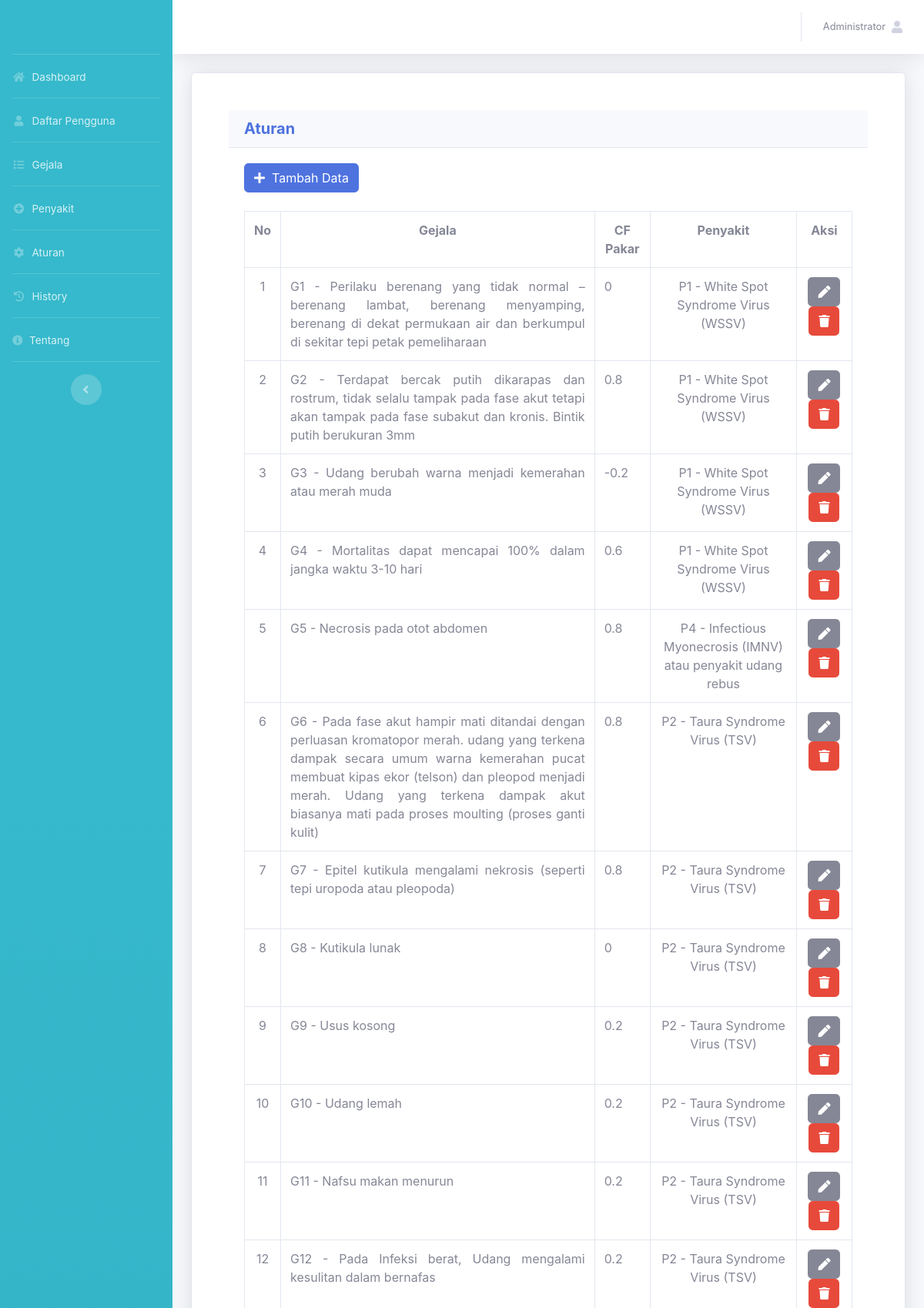
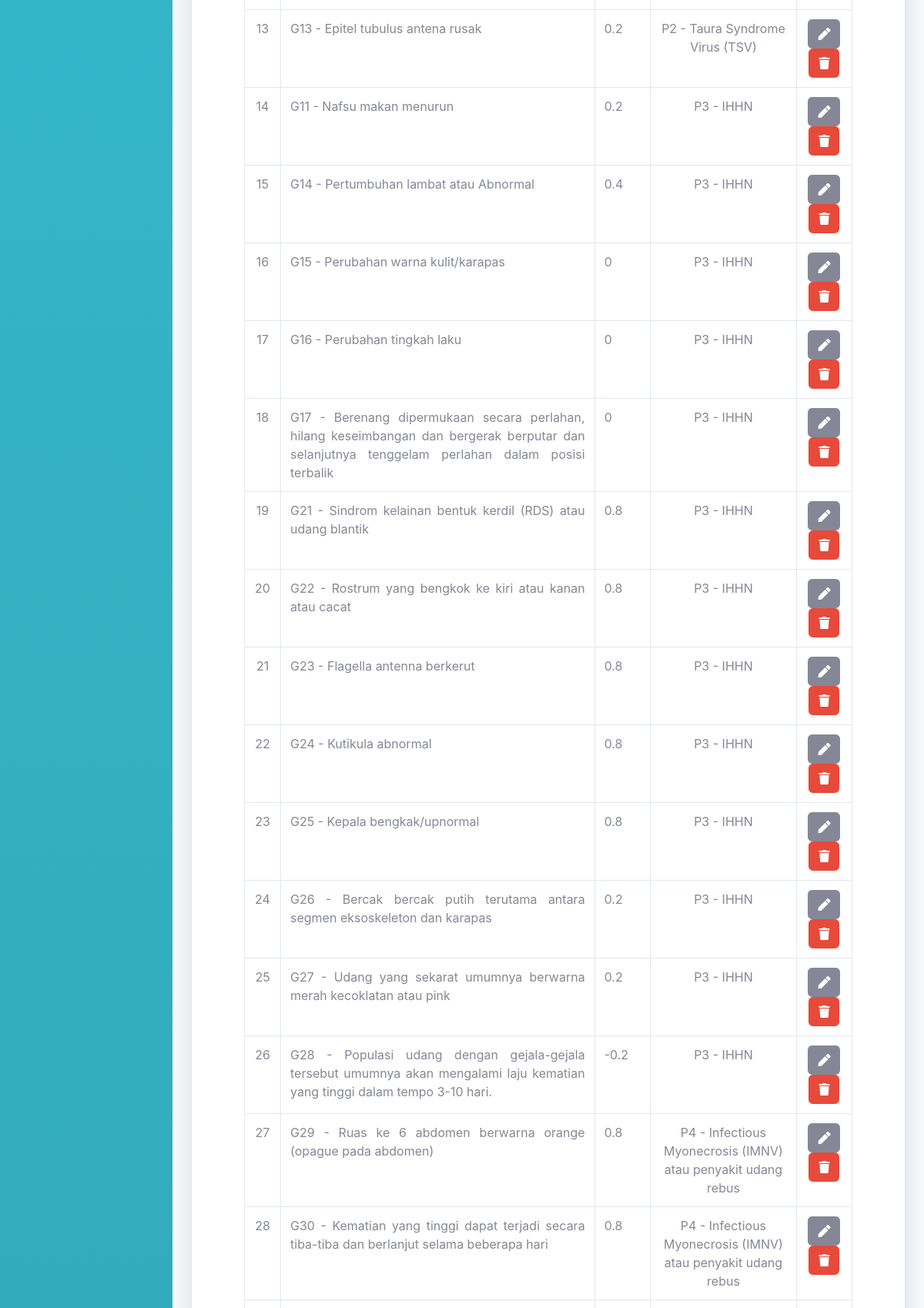
/admin/aturan.php (signed in, upper part), run on the app's committed database (2 pictures, top to bottom).
### tables this page shows
CREATE TABLE `tb_akun` (
  `id_akun` int(11) NOT NULL,
  `nama_lengkap` varchar(50) NOT NULL,
  `username` varchar(50) NOT NULL,
  `password` varchar(50) NOT NULL,
  `level` varchar(30) NOT NULL
);

CREATE TABLE `tb_aturan` (
  `id_aturan` int(11) NOT NULL,
  `id_gejala` int(11) NOT NULL,
  `id_penyakit` int(11) NOT NULL,
  `nilai_gejala` double NOT NULL
);

CREATE TABLE `tb_gejala` (
  `id_gejala` int(11) NOT NULL,
  `nama_gejala` text NOT NULL
);

CREATE TABLE `tb_penyakit` (
  `id_penyakit` int(11) NOT NULL,
  `nama_penyakit` text NOT NULL,
  `keterangan` text NOT NULL,
  `pengendalian` text NOT NULL,
  `gambar` text NOT NULL
);

### admin/aturan.php (the view, shortened to what this page needs)
<?php
include '../assets/conn/config.php';
include 'header.php';
?>
<div class="container">
	<div class="card shadow p-5 mb-5">
		<div class = "card-header">
            <h5 class= "m-0 font-weight-bold text-primary">Aturan</h5>
        </div>
        <div class="card-body">
            <a href="tambah_aturan.php" class="btn btn-primary"><span class="fa fa-plus">
                </span>&nbsp; Tambah Data</a>
                <br>
                <br>
                <div class="table-responsive">
                    <table class="table table-bordered">
                        <tr>
                            <th class="text-center">No</th>
                            <th class="text-center">Gejala</th>
                            <th class="text-center">CF Pakar</th>
                            <th class="text-center">Penyakit</th>
                            <th class="text-center">Aksi</th>
                        </tr>
                        <?php
                        $aturan = mysqli_query($conn, "SELECT * FROM tb_aturan a, tb_gejala g, tb_penyakit p WHERE a.id_gejala=g.id_gejala AND a.id_penyakit=p.id_penyakit ORDER BY a.id_aturan");
                        $no=1;
                        while($a = mysqli_fetch_array($aturan)){ ?>
                        <tr>
                            <td class="text-center"><?= $no++ ?></td>
                            <td class="text-justify">G<?= $a['id_gejala']?> - <?= $a['nama_gejala']?></td>
                            <td class="text-justify"><?= $a['nilai_gejala']?></td>
                            <td class="text-center">P<?= $a['id_penyakit'] ?> - <?= $a['nama_penyakit']?></td>
                            <td class="text-center">
                                <a href="edit_aturan.php?id_aturan=<?= $a['id_aturan'] ?>"
                                class="btn btn-secondary"><span class="fa fa-pen"></span></a>
                                <a href="aturan.php?id_aturan=<?= $a['id_aturan'] ?>&aksi=hapus" class="btn btn-danger" onclick="return confirm('Apakah Anda yakin ingin menghapus data ini?');"><span class="fa fa-trash"></span></a>
                            </td>
                        </tr>
                        <?php }?>
                    </table>
                </div>
        </div>
    </div>
</div>

### admin/header.php (shortened to what this page needs)
<?php
include '../assets/conn/config.php';
?>
<!DOCTYPE html>
<html lang="en">
<head>
  <link href="../assets/vendor/fontawesome-free/css/all.min.css" rel="stylesheet" type="text/css">
  <link href="../assets/css/sb-admin-2.min.css" rel="stylesheet">
  <link href="../assets/vendor/datatables/dataTables.bootstrap4.min.css" rel="stylesheet">
</head>
<body id="page-top">
 <div id="wrapper">
  <ul class="navbar-nav bg-gradient-info sidebar sidebar-dark accordion" id="accordionSidebar">
    <a class="sidebar-brand d-flex align-items-center justify-content-center" href="index">
    </a>
    <hr class="sidebar-divider my-0">
    <li class="nav-item">
      <a class="nav-link" href="index.php">
        <i class="fas fa-fw fa-home"></i>
        <span>Dashboard</span></a>
      </li>
      <hr class="sidebar-divider my-0">
      <li class="nav-item">
        <a class="nav-link" href="daftar_pengguna.php">
          <i class="fas fa-fw fa-user"></i>
          <span>Daftar Pengguna</span></a>
      </li>
      <hr class="sidebar-divider my-0">
      <li class="nav-item">
        <a class="nav-link" href="gejala.php">
          <i class="fas fa-fw fa-list"></i>
          <span>Gejala</span></a>
      </li>
      <hr class="sidebar-divider my-0">
      <li class="nav-item">
        <a class="nav-link" href="penyakit.php">
          <i class="fas fa-fw fa-plus-circle"></i>
          <span>Penyakit</span></a>
      </li>
      <hr class="sidebar-divider my-0">
      <li class="nav-item">
        <a class="nav-link" href="aturan.php">
          <i class="fas fa-fw fa-cog"></i>
          <span>Aturan</span></a>
      </li>
      <hr class="sidebar-divider my-0">
      <li class="nav-item">
        <a class="nav-link" href="history.php">
          <i class="fas fa-fw fa-history"></i>
          <span>History</span></a>
      </li>
      <hr class="sidebar-divider my-0">
      <li class="nav-item">
        <a class="nav-link" href="tentang.php">
          <i class="fas fa-info-circle"></i>
          <span>Tentang</span></a>
      </li>
      <hr class="sidebar-divider d-none d-md-block">
      <div class="text-center d-none d-md-inline">
        <button class="rounded-circle border-0" id="sidebarToggle"></button>
      </div>
    </ul>
    <div id="content-wrapper" class="d-flex flex-column">
      <div id="content">
        <nav class="navbar navbar-expand navbar-light bg-white topbar mb-4 static-top shadow">
          <ul class="navbar-nav ml-auto">
            <li class="nav-item dropdown no-arrow">
              <a class="nav-link dropdown-toggle" href="#" id="userDropdown" role="button"
              data-toggle="dropdown" aria-haspopup="true" aria-expanded="false">
              <?php
              $username=$_SESSION['username'];
              $det=mysqli_query($conn,"select * from tb_akun where username='$username'");
              while($d=mysqli_fetch_array($det)){
                ?>
                <span class="mr-2 d-none d-lg-inline text-gray-600 small"><?php echo $d['nama_lengkap'] ?></span>
                <?php
              }
              ?>
              <span class="fa fa-user"><span>
              </a>
          </li>
        </ul>
      </nav>
    </div>
</body>
</html>

### data on the page
tb_akun: nama_lengkap "Administrator"
tb_aturan: id_gejala.id_gejala "1", id_gejala.nama_gejala "Perilaku berenang yang tidak normal – berenang lambat, berenang menyamping, berenang di dekat permukaan air dan berkumpul di sekitar tepi petak pemeliharaan", nilai_gejala "0", id_penyakit.id_penyakit "1", id_penyakit.nama_penyakit "White Spot Syndrome Virus (WSSV)"
tb_aturan: id_gejala.id_gejala "2", id_gejala.nama_gejala "Terdapat bercak putih dikarapas dan rostrum, tidak selalu tampak pada fase akut tetapi akan tampak pada fase subakut dan kronis. Bintik putih berukuran 3mm", nilai_gejala "0.8", id_penyakit.id_penyakit "1", id_penyakit.nama_penyakit "White Spot Syndrome Virus (WSSV)"
tb_aturan: id_gejala.id_gejala "3", id_gejala.nama_gejala "Udang berubah warna menjadi kemerahan atau merah muda", nilai_gejala "-0.2", id_penyakit.id_penyakit "1", id_penyakit.nama_penyakit "White Spot Syndrome Virus (WSSV)"
tb_aturan: id_gejala.id_gejala "4", id_gejala.nama_gejala "Mortalitas dapat mencapai 100% dalam jangka waktu 3-10 hari", nilai_gejala "0.6", id_penyakit.id_penyakit "1", id_penyakit.nama_penyakit "White Spot Syndrome Virus (WSSV)"
tb_aturan: id_gejala.id_gejala "5", id_gejala.nama_gejala "Necrosis pada otot abdomen", nilai_gejala "0.8", id_penyakit.id_penyakit "4", id_penyakit.nama_penyakit "Infectious Myonecrosis (IMNV) atau penyakit udang rebus"
tb_aturan: id_gejala.id_gejala "6", id_gejala.nama_gejala "Pada fase akut hampir mati ditandai dengan perluasan kromatopor merah. udang yang terkena dampak secara umum warna kemerahan pucat membuat kipas ekor (telson) dan pleopod menjadi merah. Udang yang terkena dampak akut biasanya mati pada proses moulting (proses ganti kulit)", nilai_gejala "0.8", id_penyakit.id_penyakit "2", id_penyakit.nama_penyakit "Taura Syndrome Virus (TSV)"
tb_aturan: id_gejala.id_gejala "7", id_gejala.nama_gejala "Epitel kutikula mengalami nekrosis (seperti tepi uropoda atau pleopoda)", nilai_gejala "0.8", id_penyakit.id_penyakit "2", id_penyakit.nama_penyakit "Taura Syndrome Virus (TSV)"
tb_aturan: id_gejala.id_gejala "8", id_gejala.nama_gejala "Kutikula lunak", nilai_gejala "0", id_penyakit.id_penyakit "2", id_penyakit.nama_penyakit "Taura Syndrome Virus (TSV)"
tb_aturan: id_gejala.id_gejala "9", id_gejala.nama_gejala "Usus kosong", nilai_gejala "0.2", id_penyakit.id_penyakit "2", id_penyakit.nama_penyakit "Taura Syndrome Virus (TSV)"
tb_aturan: id_gejala.id_gejala "10", id_gejala.nama_gejala "Udang lemah", nilai_gejala "0.2", id_penyakit.id_penyakit "2", id_penyakit.nama_penyakit "Taura Syndrome Virus (TSV)"
tb_aturan: id_gejala.id_gejala "11", id_gejala.nama_gejala "Nafsu makan menurun", nilai_gejala "0.2", id_penyakit.id_penyakit "2", id_penyakit.nama_penyakit "Taura Syndrome Virus (TSV)"
tb_aturan: id_gejala.id_gejala "12", id_gejala.nama_gejala "Pada Infeksi berat, Udang mengalami kesulitan dalam bernafas", nilai_gejala "0.2", id_penyakit.id_penyakit "2", id_penyakit.nama_penyakit "Taura Syndrome Virus (TSV)"
tb_aturan: id_gejala.id_gejala "13", id_gejala.nama_gejala "Epitel tubulus antena rusak", nilai_gejala "0.2", id_penyakit.id_penyakit "2", id_penyakit.nama_penyakit "Taura Syndrome Virus (TSV)"
tb_aturan: id_gejala.id_gejala "11", id_gejala.nama_gejala "Nafsu makan menurun", nilai_gejala "0.2", id_penyakit.id_penyakit "3", id_penyakit.nama_penyakit "IHHN"
tb_aturan: id_gejala.id_gejala "14", id_gejala.nama_gejala "Pertumbuhan lambat atau Abnormal", nilai_gejala "0.4", id_penyakit.id_penyakit "3", id_penyakit.nama_penyakit "IHHN"
tb_aturan: id_gejala.id_gejala "15", id_gejala.nama_gejala "Perubahan warna kulit/karapas", nilai_gejala "0", id_penyakit.id_penyakit "3", id_penyakit.nama_penyakit "IHHN"
tb_aturan: id_gejala.id_gejala "16", id_gejala.nama_gejala "Perubahan tingkah laku", nilai_gejala "0", id_penyakit.id_penyakit "3", id_penyakit.nama_penyakit "IHHN"
tb_aturan: id_gejala.id_gejala "17", id_gejala.nama_gejala "Berenang dipermukaan secara perlahan, hilang keseimbangan dan bergerak berputar dan selanjutnya tenggelam perlahan dalam posisi terbalik", nilai_gejala "0", id_penyakit.id_penyakit "3", id_penyakit.nama_penyakit "IHHN"
tb_aturan: id_gejala.id_gejala "21", id_gejala.nama_gejala "Sindrom kelainan bentuk kerdil (RDS) atau udang blantik", nilai_gejala "0.8", id_penyakit.id_penyakit "3", id_penyakit.nama_penyakit "IHHN"
tb_aturan: id_gejala.id_gejala "22", id_gejala.nama_gejala "Rostrum yang bengkok ke kiri atau kanan atau cacat", nilai_gejala "0.8", id_penyakit.id_penyakit "3", id_penyakit.nama_penyakit "IHHN"
tb_aturan: id_gejala.id_gejala "23", id_gejala.nama_gejala "Flagella antenna berkerut", nilai_gejala "0.8", id_penyakit.id_penyakit "3", id_penyakit.nama_penyakit "IHHN"
tb_aturan: id_gejala.id_gejala "24", id_gejala.nama_gejala "Kutikula abnormal", nilai_gejala "0.8", id_penyakit.id_penyakit "3", id_penyakit.nama_penyakit "IHHN"
tb_aturan: id_gejala.id_gejala "25", id_gejala.nama_gejala "Kepala bengkak/upnormal", nilai_gejala "0.8", id_penyakit.id_penyakit "3", id_penyakit.nama_penyakit "IHHN"
tb_aturan: id_gejala.id_gejala "26", id_gejala.nama_gejala "Bercak bercak putih terutama antara segmen eksoskeleton dan karapas", nilai_gejala "0.2", id_penyakit.id_penyakit "3", id_penyakit.nama_penyakit "IHHN"
tb_aturan: id_gejala.id_gejala "27", id_gejala.nama_gejala "Udang yang sekarat umumnya berwarna merah kecoklatan atau pink", nilai_gejala "0.2", id_penyakit.id_penyakit "3", id_penyakit.nama_penyakit "IHHN"
tb_aturan: id_gejala.id_gejala "28", id_gejala.nama_gejala "Populasi udang dengan gejala-gejala tersebut umumnya akan mengalami laju kematian yang tinggi dalam tempo 3-10 hari.", nilai_gejala "-0.2", id_penyakit.id_penyakit "3", id_penyakit.nama_penyakit "IHHN"
tb_aturan: id_gejala.id_gejala "29", id_gejala.nama_gejala "Ruas ke 6 abdomen berwarna orange (opague pada abdomen)", nilai_gejala "0.8", id_penyakit.id_penyakit "4", id_penyakit.nama_penyakit "Infectious Myonecrosis (IMNV) atau penyakit udang rebus"
tb_aturan: id_gejala.id_gejala "30", id_gejala.nama_gejala "Kematian yang tinggi dapat terjadi secara tiba-tiba dan berlanjut selama beberapa hari", nilai_gejala "0.8", id_penyakit.id_penyakit "4", id_penyakit.nama_penyakit "Infectious Myonecrosis (IMNV) atau penyakit udang rebus"
